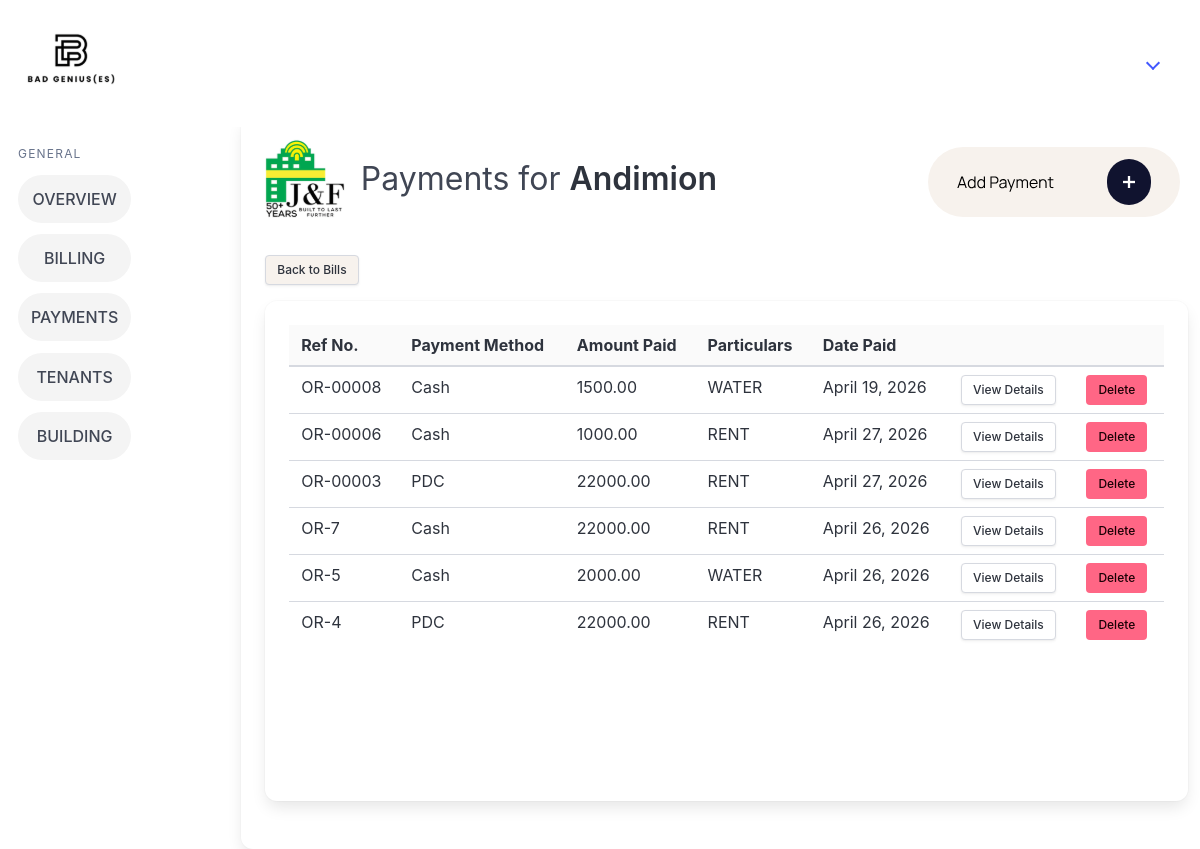
Screenshot of /view_payments/2/ with the database file from the repository.
### billingApp/models.py (models this page shows, shortened)
class Tenant(models.Model):
    companyName = models.CharField(max_length=100, null=True, blank=True)
    contactPerson = models.CharField(max_length=100)
    phoneNumber = models.CharField(max_length=12)
    email = models.CharField(max_length=50)
    carryover_balance = models.DecimalField(max_digits=12, decimal_places=2, default=Decimal('0.00'))
    modified_by = models.ForeignKey("Account", on_delete=models.SET_NULL, null=True, blank=True, related_name="+")
    modified_at = models.DateTimeField(auto_now=True, null=True, blank=True)
    objects = models.Manager

class Payment(models.Model):
    paymentMethodChoices = [
        ('CASH', 'Cash'),
        ('BANK_TRANSFER', 'Bank Transfer'),
        ('PDC', 'PDC'),]
    billingID = models.ForeignKey(BillingRecord, on_delete=models.CASCADE)
    tenantID = models.ForeignKey(Tenant, on_delete=models.CASCADE)
    modified_by = models.ForeignKey("Account", on_delete=models.SET_NULL, null=True, blank=True, related_name="+")
    modified_at = models.DateTimeField(auto_now=True, null=True, blank=True)
    datePaid = models.DateField()
    referenceNumber = models.CharField(max_length=50)
    verificationStatus = models.BooleanField(default=False)
    amountPaid = models.DecimalField(max_digits=12, decimal_places=2)
    subAccountName = models.CharField(max_length=50, null=True, blank=True)
    proofOfPayment = models.FileField(upload_to='proof_of_payment/', null=True, blank=True)
    paymentMethod = models.CharField(max_length=20, choices=paymentMethodChoices, null=True, blank=True)

### billingApp/views.py (the view)
# urls.py: path('view_payments/<int:pk>/', views.view_payments, name='view_payments'),
def view_payments(request, pk):
    tenant = get_object_or_404(Tenant, pk=pk)
    payments = Payment.objects.filter(tenantID=tenant).order_by("-id")
    for payment in payments:
        bill = BillingRecord.objects.filter(id=payment.billingID_id).first()
        payment.billingFor = bill.billingFor if bill else "N/A"
        payment.subAccountName = bill.billingFor if bill else "N/A"
    if not (tenant.companyName or "").strip():
        tenant.companyName_display = tenant.contactPerson
    else:
        tenant.companyName_display = tenant.companyName
    return render(request, 'billingApp/view_payments.html', {"tenant": tenant, "payments": payments})

### billingApp/templates/billingApp/view_payments.html (shortened to what this page needs)
{% extends 'billingApp/base.html' %} {% load static %} {% block logo %}
<div class="card card1">
  <div class="card-content">
    <div class="columns is-4">
      <div class="column is-1">
      </div>
      <div class="column">
        <h1 class="is-size-3 pt-4 pl-4">
          Payments for
          <strong>{{ tenant.companyName_display }}</strong>
        </h1>
      </div>
      {% endblock %} {% block content %}
      <a href="{% url 'add_payment' pk=tenant.id %}" class="p-5">
      </a>
    </div>
    <div class="is-right pb-4">
      <a href="{% url 'view_bills' pk=tenant.id %}" class="button is-small is-right" style="background-color: #f7f2ed">
        Back to Bills
      </a>
    </div>
    <div class="card card3">
      <div class="card-content">
        <table class="table is-fullwidth">
          <thead>
            <tr>
              <th>Ref No.</th>
              <th>Payment Method</th>
              <th>Amount Paid</th>
              <th>Particulars</th>
              <th>Date Paid</th>
              <th></th>
              <th></th>
            </tr>
          </thead>
          <tbody>
            {% for payment in payments %}
            <tr>
              <td>{{ payment.referenceNumber }}</td>
              <td>{{ payment.get_paymentMethod_display }}</td>
              <td>{{ payment.amountPaid }}</td>
              <td>{{ payment.subAccountName }}</td>
              <td>{{ payment.datePaid }}</td>
              <td>
                <a href="{% url 'payment_details' pk=payment.pk %}" class="button is-small">View Details</a>
              </td>
              <td>
                <a href="{% url 'delete_payment' pk=payment.pk %}" class="button is-small is-danger">Delete</a>
              </td>
            </tr>
            {% endfor %}
          </tbody>
        </table>
      </div>
    </div>
       {% endblock %}

### billingApp/static/billingApp/css/style.css (style rules this page uses)
.card1 { margin-left: 80px !important; width: 1200px !important; }
.card3 { min-height: 500px !important; }
thead { background-color: #fafafa !important; }

### rows the page displays
Tenant: companyName_display "Andimion"
Payment: referenceNumber "OR-00008", paymentMethod "Cash", amountPaid "1500.00", subAccountName "WATER", datePaid "April 19, 2026"
Payment: referenceNumber "OR-00006", paymentMethod "Cash", amountPaid "1000.00", subAccountName "RENT", datePaid "April 27, 2026"
Payment: referenceNumber "OR-00003", paymentMethod "PDC", amountPaid "22000.00", subAccountName "RENT", datePaid "April 27, 2026"
Payment: referenceNumber "OR-7", paymentMethod "Cash", amountPaid "22000.00", subAccountName "RENT", datePaid "April 26, 2026"
Payment: referenceNumber "OR-5", paymentMethod "Cash", amountPaid "2000.00", subAccountName "WATER", datePaid "April 26, 2026"
Payment: referenceNumber "OR-4", paymentMethod "PDC", amountPaid "22000.00", subAccountName "RENT", datePaid "April 26, 2026"
